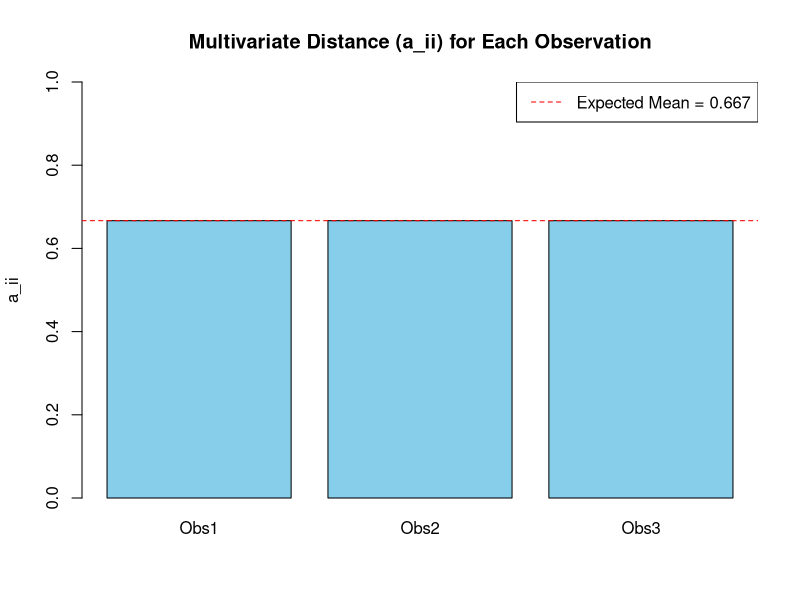

Here is the R script that generated this plot:
## ---- chunk 1
knitr::opts_chunk$set(
  echo = TRUE,      # Show R code in the output
  results = "markup",  # Ensure that the results are rendered as markdown
  message = TRUE,   # Hide messages from R
  warning = FALSE,   # Hide warnings from R
  highlight = TRUE   # Ensure that code is highlighted
)
## ---- chunk 2
# Set seed and generate data
set.seed(123)

# Simulate random vector x (5 observations, 3 variables)
x <- matrix(c(1, 2, 3, 4, 5,
              2, 3, 4, 5, 6,
              5, 4, 3, 2, 1), ncol = 3)

x

x_centered <- scale(x, center = TRUE, scale = FALSE)
x_centered
## ---- chunk 3
# Compute covariance matrix of x manually
# population covariance matrix
Sigma_manual_p <- t(x_centered) %*% x_centered / (nrow(x))
Sigma_manual_p
# sample covariance matrix
Sigma_manual_s <- t(x_centered) %*% x_centered / (nrow(x) - 1)
Sigma_manual_s

# Compare with built-in cov()
# sample covariance matrix
Sigma_builtin <- cov(x)
Sigma_builtin
## ---- chunk 4
income <- c(433, 483, 479, 486, 494, 498, 511, 534, 478, 440, 372, 381, 419, 449, 511, 520, 477, 517, 548, 629)

consum <- c(394, 423, 437, 434, 447, 447, 466, 474, 439, 399, 350, 364, 392, 416, 463, 469, 444, 471, 494, 529)
## ---- chunk 5
data <- cbind(consum, income)

data
## ---- chunk 6
Z <- scale(data, center = TRUE, scale = FALSE)  # Centers the data (but doesn't scale it)
Z
## ---- chunk 7
Z_t <- t(Z)
Z_t
## ---- chunk 8
Z_t_Z <- Z_t %*% Z
Z_t_Z
## ---- chunk 9
N <- nrow(Z)  # Number of observations (rows)
cov_matrix_manual <- (1 / (N - 1)) * Z_t_Z

# Display the result
print(cov_matrix_manual)
## ---- chunk 10
# Define the data matrix (3 observations, 2 variables)
X <- matrix(c(2, 3, 4, 4, 6, 5), ncol = 2, byrow = FALSE)
colnames(X) <- c("X1", "X2")
rownames(X) <- paste0("Obs", 1:3)
X
## ---- chunk 11
Z <- scale(X, center = TRUE, scale = FALSE)
Z
## ---- chunk 12
ZtZ <- t(Z) %*% Z
ZtZ
## ---- chunk 13
ZtZ_inv <- solve(ZtZ)
ZtZ_inv
## ---- chunk 14
A <- Z %*% ZtZ_inv %*% t(Z)
round(A, 3)
## ---- chunk 15
a_ii <- diag(A)
names(a_ii) <- rownames(X)
a_ii
## ---- chunk 16
p_plus_q <- ncol(Z)  # total number of observed variables (p + q)
N <- nrow(Z)  # number of observations
expected_mean <- p_plus_q / N
expected_mean
## ---- chunk 17
barplot(a_ii, names.arg = names(a_ii), 
        main = "Multivariate Distance (a_ii) for Each Observation", 
        ylab = "a_ii", col = "skyblue", ylim = c(0, 1))
abline(h = expected_mean, col = "red", lty = 2)
legend("topright", legend = paste("Expected Mean =", round(expected_mean, 3)), 
       col = "red", lty = 2)
